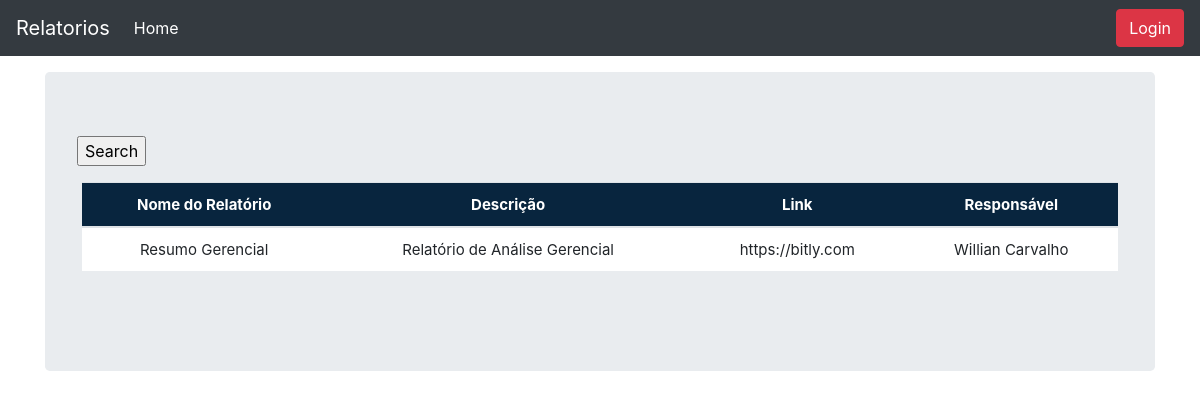
Screenshot of /stock_details/3/ with the database file from the repository.
### stockmgmt/models.py (models this page shows, shortened)
class Stock(models.Model):
	tipo_relatorio = models.ForeignKey(Tipo_relatorio, on_delete=models.CASCADE, blank=True)
	descricao = models.CharField( max_length=140, blank=True, null=True )
	nome_relatorio = models.CharField(max_length=140, blank=True, null=True)
	link = models.URLField( max_length=50, blank=True, null=True )
	sob_supervisao = models.CharField( max_length=50, blank=True, null=True)
	reportar_erro = models.IntegerField(default='0', blank=False, null=True)

### stockmgmt/views.py (the view)
# urls.py: path('stock_details/<str:pk>/', views.stock_details, name='stock_details'),
def stock_details(request, pk):
	queryset = Stock.objects.get(id=pk)
	context = {"title": queryset.nome_relatorio,
			   "queryset": queryset,
			   }
	return render(request, 'stock_details.html', context)

### stockmgmt/templates/stock_details.html (shortened to what this page needs)
{% load static %}
{% load crispy_forms_tags %}
<html lang="en">
<link href="{% static 'css/stylesheet.css' %}" rel="stylesheet">
<head>
</head>
<body>
</body>
</html>
<!doctype html>
<html lang="en">
  <head>
<link href="{% static 'css/stylesheet.css' %}" rel="stylesheet">
<link href="{% static 'css/bootstrap.min.css' %}" rel="stylesheet">
    <link href="{% static 'css/navbar-top-fixed.css' %}" rel="stylesheet">
  </head>
  <body>
{% include 'navbar.html' %}
<main role="main" class="container">
  <div class="jumbotron">
        <form method='POST' action=''>{% csrf_token %}
                <input type="submit" value='Search'/>
        </form>
      <div class="display_table">
         <table class='table'>
            <thead>
              <tr>
                <th>Nome do Relatório</th>
                <th>Descrição</th>
                <th>Link</th>
                <th>Responsável</th>
              </tr>
              <tr>
                <td>{{queryset.nome_relatorio}}</td>
                <td>{{queryset.descricao}}</td>
                <td>{{queryset.link}}</td>
                <td>{{queryset.sob_supervisao}}</td>
              </tr>
         </table>
      </div>
  </div>
</main>
      </body>
</html>

### stockmgmt/static/css/stylesheet.css (style rules this page uses)
body { background:#ffef96 }
.table { font-size: 15px; text-align: center; width: 95%; margin: auto; text-align: center; }
.table tr:nth-child(odd) { background: rgb(242 249 249 / 50%) }
.table tr:nth-child(even) { background: #ffffff }
th { background-color: #08253e; color: white; }
.display_table { border-bottom-right-radius: 20px; padding-left: 5px; padding-right: 5px; padding-bottom: 20px; }

### stockmgmt/static/css/navbar-top-fixed.css (style rules this page uses)
body { min-height: 75rem; padding-top: 4.5rem; }

### rows the page displays
Stock: nome_relatorio "Resumo Gerencial", descricao "Relatório de Análise Gerencial", link "https://bitly.com", sob_supervisao "Willian Carvalho"
